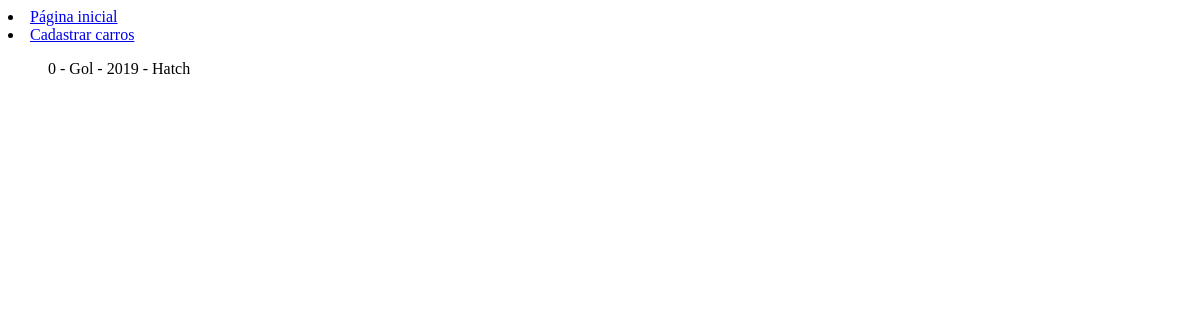
/, run on an earlier commit of the app's database.
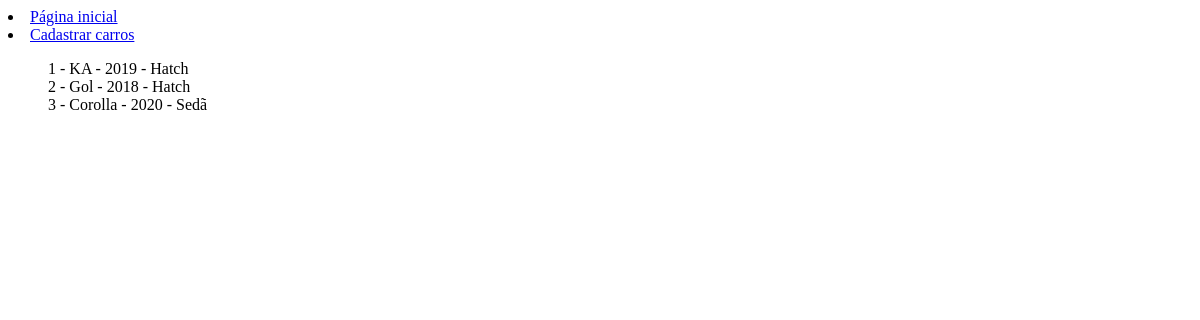
And on a later commit of the database.
### homepage/models.py (models this page shows)
class Carro(models.Model):
    id = models.AutoField(primary_key=True)
    nome = models.CharField(max_length=20)
    ano_fabricacao = models.IntegerField()
    categoria = models.CharField(max_length=10)
    cpf_cliente = models.ForeignKey(Cliente, on_delete=models.CASCADE, null=True, blank=True)

### homepage/views.py (the view)
# urls.py: path('', views.home, name='home'),
def home(request):
    print('Página inicial')
    lista_carros = Carro.objects.all()
    template = loader.get_template("index.html")
    context = {
        'lista_carros': lista_carros,
    }
    return HttpResponse(template.render(context=context))

### homepage/templates/index.html
{% extends "base_generic.html" %}
{% block content %}
{% if lista_carros %}
    <ol>
    {% for c in lista_carros %}
        <li>{{c.id}} - {{c.nome}} - {{c.ano_fabricacao}} - {{c.categoria}}</li>
    {%endfor%}
    </ol>
{% else %}
    <p>Não há carros à venda no momento</p>
{% endif %}
{% endblock %}

### homepage/templates/base_generic.html (shortened to what this page needs)
<!DOCTYPE html>
<html lang="en">
<head>
    {% load static %}
    <link rel="stylesheet" href="{% static 'css/style.css'%}">
</head>
<body>
    {% block sidebar %}
    <li><a href="{% url 'home' %}">Página inicial</a></li>
    <li><a href="{% url 'cadastro' %}">Cadastrar carros</a></li>
    {% endblock %}
    {% block content %}
    {% endblock %}
</body>
</html>

### homepage/static/css/style.css (style rules this page uses)
ol { list-style-type: none; padding: 10; margin:15; }

What changed in the data, as far as the page shows it:
removed Carro: id "0", nome "Gol", ano_fabricacao "2019", categoria "Hatch"
added Carro: id "1", nome "KA", ano_fabricacao "2019", categoria "Hatch"
added Carro: id "2", nome "Gol", ano_fabricacao "2018", categoria "Hatch"
added Carro: id "3", nome "Corolla", ano_fabricacao "2020", categoria "Sedã"
